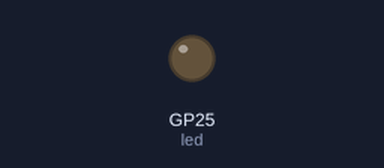
A program run on a simulated Raspberry Pi Pico running MicroPython. On the bench: output pins drawn as LEDs (lit = HIGH). WiFi joins after 1.5 s; outgoing connections fail; the clock reads 2024-03-15 10:24:30 at power-on unless the program sets it; what the program prints to the serial console is not drawn.

Above: at 3.25 s.
Timing chart, 0 to 6.2 s (numbered marks = the images above):
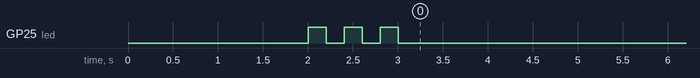

The program:

Pi-server-keepalive.py
```python
import time
import network
import socket
from machine import Pin

led = Pin("LED", Pin.OUT)
led.value(0)  # LED Off initially

ssid = 'Network_name'
password = 'Network_password'

wlan = network.WLAN(network.STA_IF)
wlan.active(True)
wlan.connect(ssid, password)

# Function to test a TCP connection
def test_tcp_connection(ip, port=22):
    print(f"Attempting to connect to {ip} on port {port}...")
    led.value(1)  # LED On
    time.sleep(0.1)
    led.value(0)  # LED Off
    time.sleep(0.1)

    try:
        s = socket.socket()
        s.settimeout(1)
        s.connect((ip, port))
        s.close()
        print(f"Connected to {ip} on port {port}!")
        return True
    except:
        print(f"Failed to connect to {ip} on port {port}.")
        return False

# Wait for connect or fail
max_wait = 10
while max_wait > 0:
    if wlan.status() < 0 or wlan.status() >= 3:
        break
    max_wait -= 1
    print('Waiting for connection...')
    time.sleep(1)

# Handle connection error
if wlan.status() != 3:
    raise RuntimeError('Network connection failed')
else:
    print('Connected to ' + ssid)
    status = wlan.ifconfig()
    print('Device IP: ' + status[0])

    # Blink LED 3 times to indicate WiFi connection
    for _ in range(3):
        led.value(1)
        time.sleep(0.2)
        led.value(0)
        time.sleep(0.2)

    # Main loop
    while True:
        time.sleep(120)  # Sleep for 2 minutes

        # Test connections for 1 minute
        end_time = time.time() + 60
        while time.time() < end_time:
            test_tcp_connection('server_ip1')
            test_tcp_connection('server_ip2')
```

Measured:
- by itself, GP25 (led): HIGH → LOW at 2.2 s, → HIGH 0.20 s later, → LOW 0.20 s later, → HIGH 0.20 s later, … (17 changes in this stretch)
